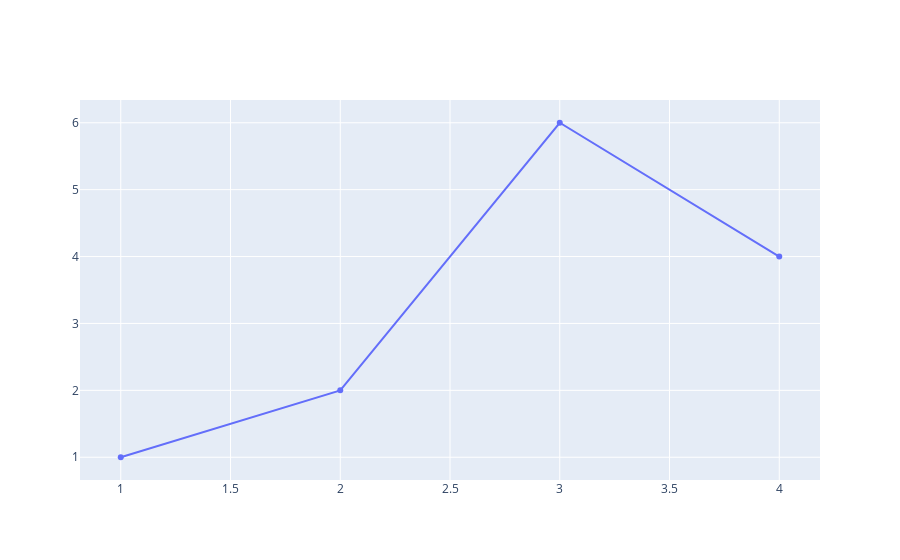

The cell this chart's notebook holds for it:
### Code cell
iplot([{"x":[1,2,3,4], "y": [1, 2, 6, 4]}])

### Figure 1 — Plotly figure (JSON) as saved in the notebook; plotly's stock layout.template omitted (floating-point values rounded to 4 significant figures)
{"data": [{"type": "scatter", "x": [1, 2, 3, 4], "y": [1, 2, 6, 4]}], "layout": {}}
